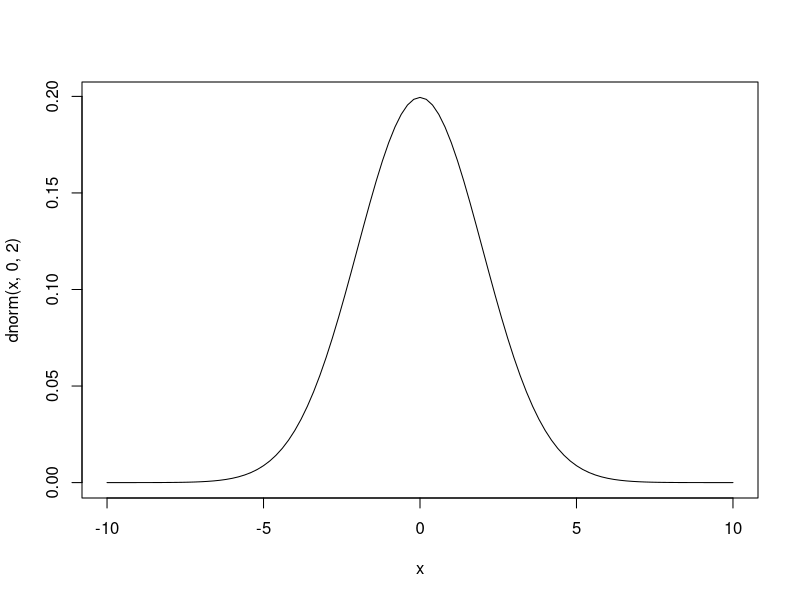
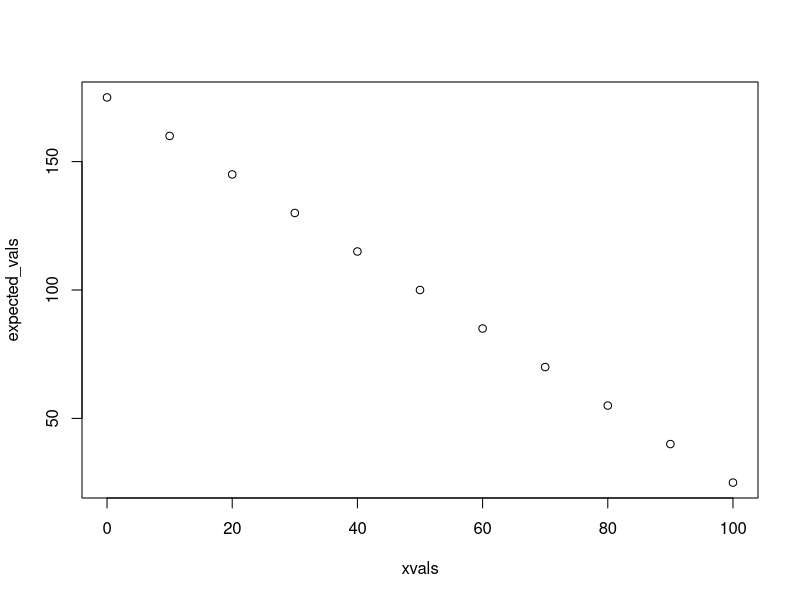
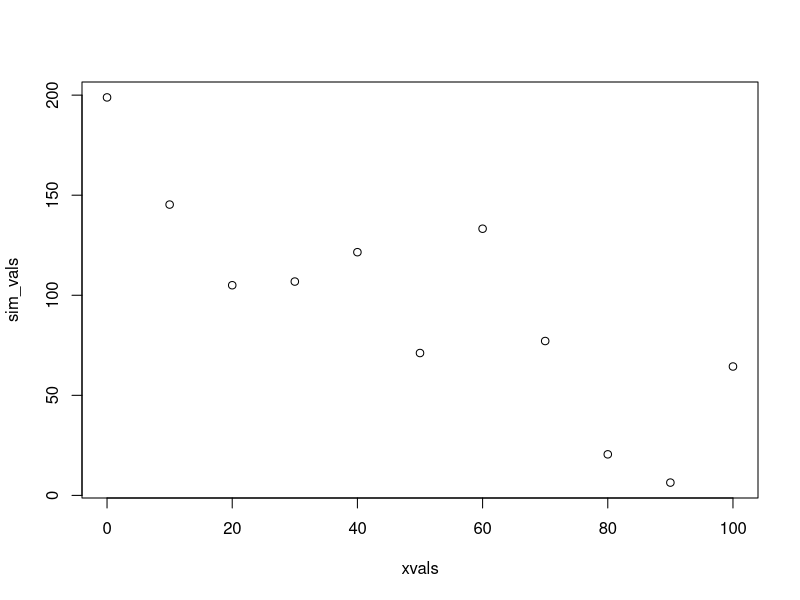
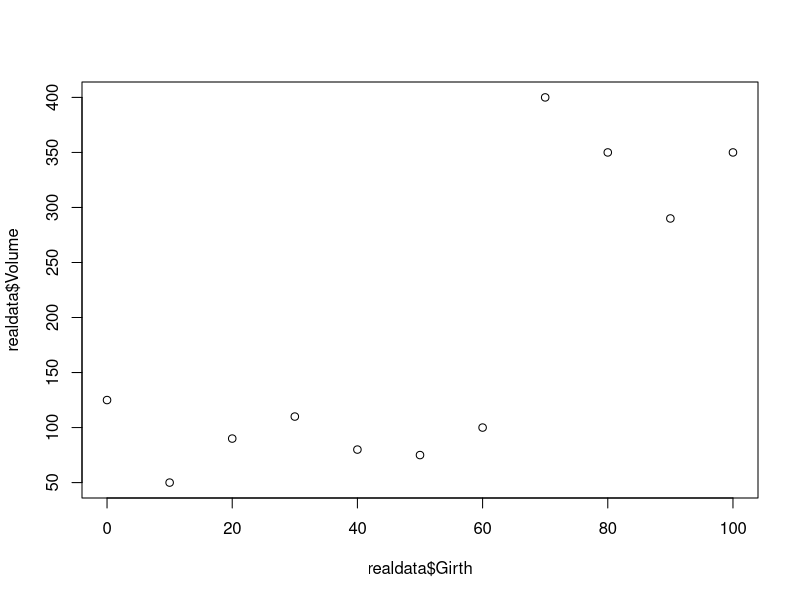
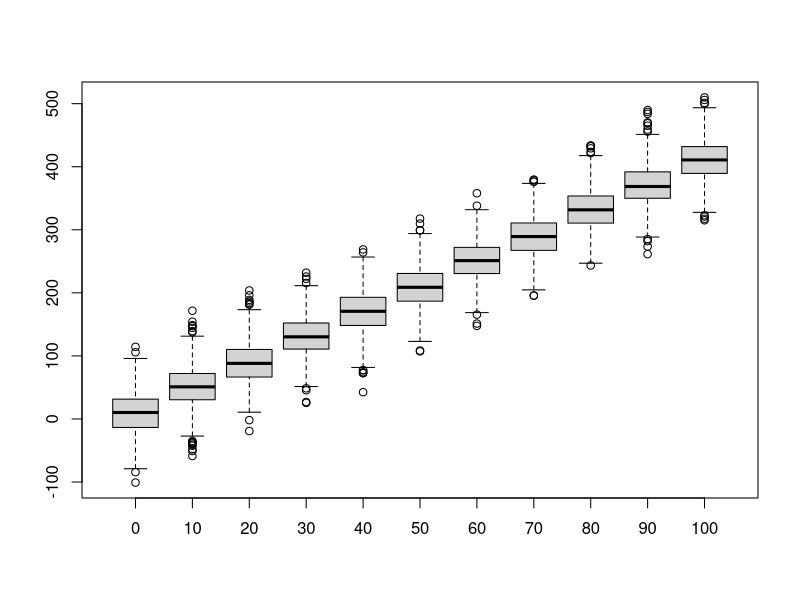
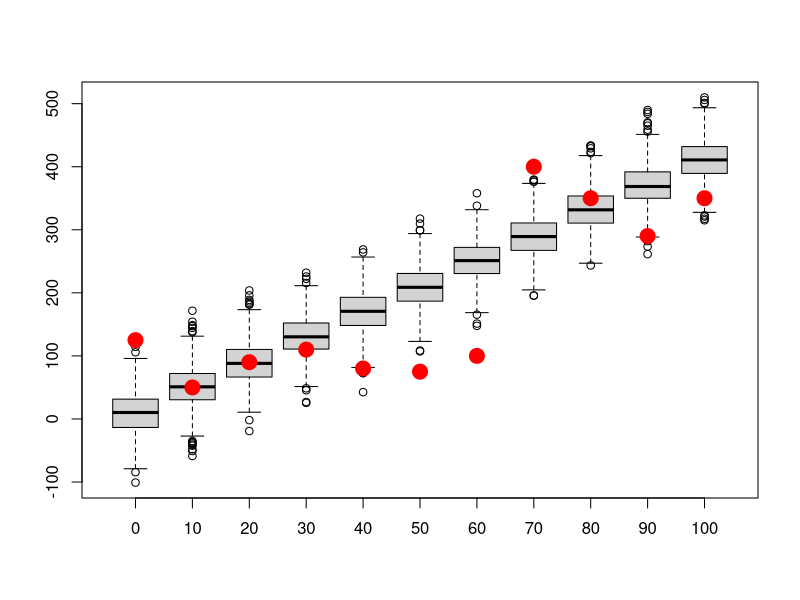
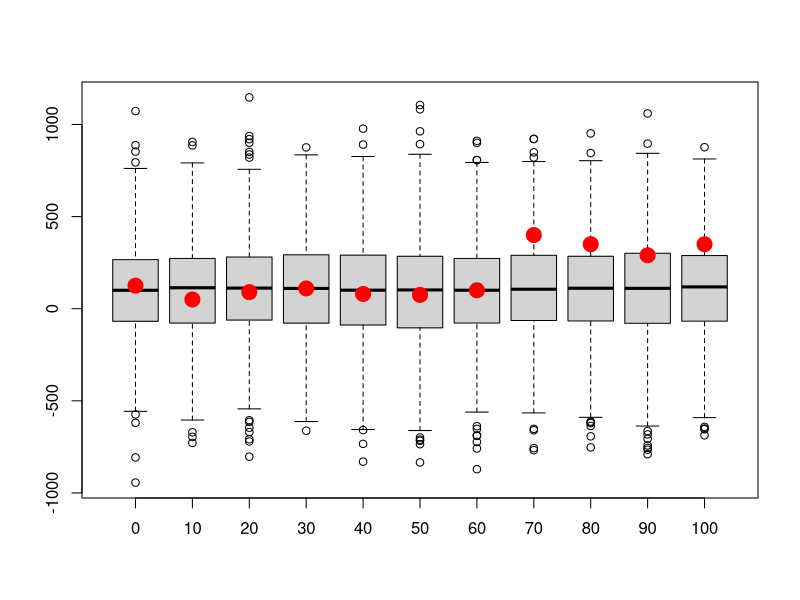

These charts were generated, in order, by the following R code:

############################################################
####                                                    ####  
####  NRES 746, Lecture 3                               ####
####                                                    ####
####  Kevin Shoemaker                                   #### 
####  University of Nevada, Reno                        ####
####                                                    #### 
############################################################


############################################################
####  The virtual ecologist                             ####
####     Building data simulation models                ####
############################################################



###########
# Random number generators (a key component of data simulation models- but usually not the whole story)

runif(1,0,25)   # draw random numbers from various probability distributions
rpois(1,3.4)
rnorm(1,22,5.4)


#############
# Short exercise:

# Generate 50 samples from Normal(mean=10,sd=5) 


# Generate 1000 samples from Poisson(mean=50)


# Generate 10 samples from Beta(shape1=0.1,shape2=0.1)


# Try some other distributions and parameters.  NOTE: you can visualize probability densities easily using the "curve" function:

curve(dnorm(x,0,2),-10,10)

# What happens when you try to use a discrete distribution?


############
# SIMULATE DATA GENERATION: decompose into deterministic and stochastic components 

##########
# Deterministic component: define function for transforming a predictor variable into an expected response (linear regression)

    # Arguments:
      # x: vector of covariate values
      # a: the intercept of a linear relationship mapping the covariate to an expected response
      # b: the slope of a linear relationship mapping the covariate to an expected response

deterministic_component <- function(x,a,b){
  linear <- a + b*x   # specify a deterministic, linear functional form
  return(linear)
}

xvals = seq(0,100,10)  # define the values of a hypothetical predictor variable (e.g., tree girth)

expected_vals <- deterministic_component(xvals,175,-1.5)   # use the deterministic component to determine the expected response (e.g., tree volume)
expected_vals

plot(xvals,expected_vals)   # plot out the relationship

# plot(xvals,expected_vals,type="l")    # alternatively, plot as a line


##########
# Stochastic component: define a function for transforming an expected (deterministic) response and adding a layer of "noise" on top!

    # Arguments:
      # x: vector of expected responses
      # variance: variance of the "noise" component of your data simulation model
stochastic_component <- function(x,variance){     
  sd <- sqrt(variance)       # convert variance to standard deviation       
  stochvals <- rnorm(length(x),x,sd)       # add a layer of "noise" on top of the expected response values
  return(stochvals)
}

           # alternative: add the "residuals" onto the expected values. 
# stochastic_component <- function(x,variance){     
#   sd <- sqrt(variance)       # convert variance to standard deviation       
#   stochvals <- rnorm(length(x),0,sd)       # generate the 'residuals'    
#   return(x+stochvals)             # add a layer of "noise" on top of the expected response values
# }

    ### Simulate stochastic data!!
sim_vals <- stochastic_component(expected_vals,variance=500)   # try it- run the function to add noise to your expected values. 

plot(xvals,sim_vals)     # plot it- it should look much more "noisy" now!

# ALTERNATIVELY:

sim_vals <- stochastic_component(deterministic_component(xvals,175,-1.5),500)    # stochastic "shell" surrounds a deterministic "core"    


############
# Goodness-of-fit test!

    # Does the data fall into the range of plausble data produced by this fully specified model?

############
# Imagine you have the following "real" data (e.g., tree volumes). 

realdata <- data.frame(Volume=c(125,50,90,110,80,75,100,400,350,290,350),Girth=xvals)
plot(realdata$Girth,realdata$Volume)


#############
# Let's simulate many datasets from our hypothesized data generating model (intercept=10,slope=4,variance=1000):

reps <- 1000    # specify number of replicate datasets to generate
samplesize <- nrow(realdata)    # define the number of data points we should generate for each simulation "experiment"
simresults <- array(0,dim=c(samplesize,reps))   # initialize a storage array for results 
for(i in 1:reps){       # for each independent simulation "experiment":
  exp_vals <- deterministic_component(realdata$Girth,a=10,b=4)          # simulate the expected tree volumes for each measured girth value
  sim_vals <- stochastic_component(exp_vals,1000)  # add stochastic noise
  simresults[,i] <- sim_vals   # store the simulated data for later
}

    # now make a boxplot of the results
boxplot(t(simresults),xaxt="n")    # (repeat) make a boxplot of the simulation results
axis(1,at=c(1:samplesize),labels=realdata$Girth)                          # add x axis labels 


#########
# Now overlay the "real" data
    # how well does the model fit the data?

boxplot(lapply(1:nrow(simresults), function(i) simresults[i,]),xaxt="n")    # (repeat) make a boxplot of the simulation results
axis(1,at=c(1:samplesize),labels=realdata$Girth)                          # add x axis labels 
points(c(1:samplesize),realdata$Volume,pch=20,cex=3,col="red",xaxt="n")     # this time, overlay the "real" data 


#############
# Let's simulate many datasets from our hypothesized data generating model (intercept=100,slope=0,variance=75000):

reps <- 1000    # specify number of replicate datasets to generate
samplesize <- nrow(realdata)    # define the number of data points we should generate for each simulation "experiment"
simresults <- array(0,dim=c(samplesize,reps))   # initialize a storage array for results 
for(i in 1:reps){       # for each independent simulation "experiment":
  exp_vals <- deterministic_component(realdata$Girth,a=100,b=0)          # simulate the expected tree volumes for each measured girth value
  sim_vals <- stochastic_component(exp_vals,75000)  # add stochastic noise
  simresults[,i] <- sim_vals   # store the simulated data for later
}

    # now make a boxplot of the results
boxplot(lapply(1:nrow(simresults), function(i) simresults[i,]),xaxt="n")    # (repeat) make a boxplot of the simulation results
axis(1,at=c(1:samplesize),labels=realdata$Girth)                          # add x axis labels 
points(c(1:samplesize),realdata$Volume,pch=20,cex=3,col="red",xaxt="n")     # this time, overlay the "real" data 



###############
# Power analysis example: designing a monitoring program for a rare species


   ### first, let's develop some helper functions:

########
# function for computing the number of observed/detected animals in a single survey

    # Arguments:
      # TrueN: true population abundance
      # surveyors: number of survey participants each day
      # days: survey duration, in days

NumObserved <- function(TrueN=1000,surveyors=1,days=3){
  probPerPersonDay <- 0.02      # define the probability of detection per animal per person-day [hard-coded- potentially bad coding practice!]
  probPerDay <- 1-(1-probPerPersonDay)^surveyors      # define the probability of detection per animal per day (multiple surveyors)(animal must be detected at least once)
  probPerSurvey <- 1-(1-probPerDay)^days       # define the probability of detection per animal for the entire survey
  nobs <- rbinom(1,size=TrueN,prob=probPerSurvey)     # simulate the number of animals detected!
  return(nobs)
}
NumObserved(TrueN=500,surveyors=2,days=7)   # test the new function


#########
# function for computing expected abundance dynamics of a declining population (deterministic component!)

    # Arguments:
      # LastYearAbund: true population abundance in the previous year
      # trend: proportional change in population size from last year

ThisYearAbund <- function(LastYearAbund=1000,trend=-0.03){
  CurAbund <- LastYearAbund + trend*LastYearAbund    # compute abundance this year
  CurAbund <- floor(CurAbund)  # can't have fractional individuals!
  return(CurAbund)
}
ThisYearAbund(LastYearAbund=500,trend=-0.03)    # test the new function

# NOTE: we could introduce stochastic population dynamics (or density dependence, etc!) for a more realistic model, but we are omitting this here. 


########
# develop a function for simulating monitoring data from a declining population

    # Arguments:
      # initabund: true initial population abundance
      # trend: proportional change in population size from last year
      # years: duration of simulation
      # observers: number of survey participants each day
      # days: survey duration, in days
      # survint: survey interval, in years (e.g., 2 means surveys are conducted every other year)

SimulateMonitoringData <- function(initabund=1000,trend=-0.03,years=25,observers=1,days=3,survint=2){
  prevabund <- initabund        # initialize "previous-year abundance" at initial abundance 
  detected <- numeric(years)    # set up storage variable
  for(y in 1:years){            # for each year of the simulation:
    thisAbund <- ThisYearAbund(prevabund,trend)             # compute the current abundance on the basis of the trend
    detected[y] <- NumObserved(thisAbund,observers,days)     # sample the current population using this monitoring scheme
    prevabund <- thisAbund   # set this years abundance as the previous years abundance (to set up the simulation for next year)
  }
  surveyed <- c(1:years)%%survint==0    # which years were surveys actually performed?
  detected[!surveyed] <- NA            # if the survey is not performed that year, return a missing value
  return(detected)       # return the number of individuals detected
}

SimulateMonitoringData(initabund=1000,trend=-0.03,years=25,observers=1,days=3,survint=2)    # test the new function


#########
# finally, develop a function for assessing whether or not a decline was detected:

    # Arguments:
      # monitoringData: simulated results from a long-term monitoring study
      # alpha: define acceptable type-I error rate (false positive rate)

IsDecline <- function(monitoringData,alpha=0.05){
  time <- 1:length(monitoringData)      # vector of survey years
  model <- lm(monitoringData~time)    # for now, let's use ordinary linear regression (perform linear regression on simulated monitoring data)
  p_value <- summary(model)$coefficients["time","Pr(>|t|)"]      # extract the p-value  
  isdecline <- ifelse(summary(model)$coefficients["time","Estimate"]<0,TRUE,FALSE)     # determine if the simulated monitoring data determined a "significant" decline
  sig_decline <- ifelse((p_value<=alpha)&(isdecline),TRUE,FALSE)    # if declining and significant trend, then the monitoring protocol successfully diagnosed a decline
  return(sig_decline)
}

IsDecline(monitoringData=c(10,20,NA,15,1),alpha=0.05)    # test the function


###########
# Lab exercise: develop a "power" function to return the statistical power to detect a decline under alternative monitoring schemes...

nreps <- 10000      # set number of replicate monitoring "experiments"
initabund <- 1000    # set initial population abundance.

GetPower <- function(nreps=nreps,initabund=initabund,trend=-0.03,years=25,observers=1,days=3,survint=2,alpha=0.05){
     # fill this in!
  return(Power)
}

